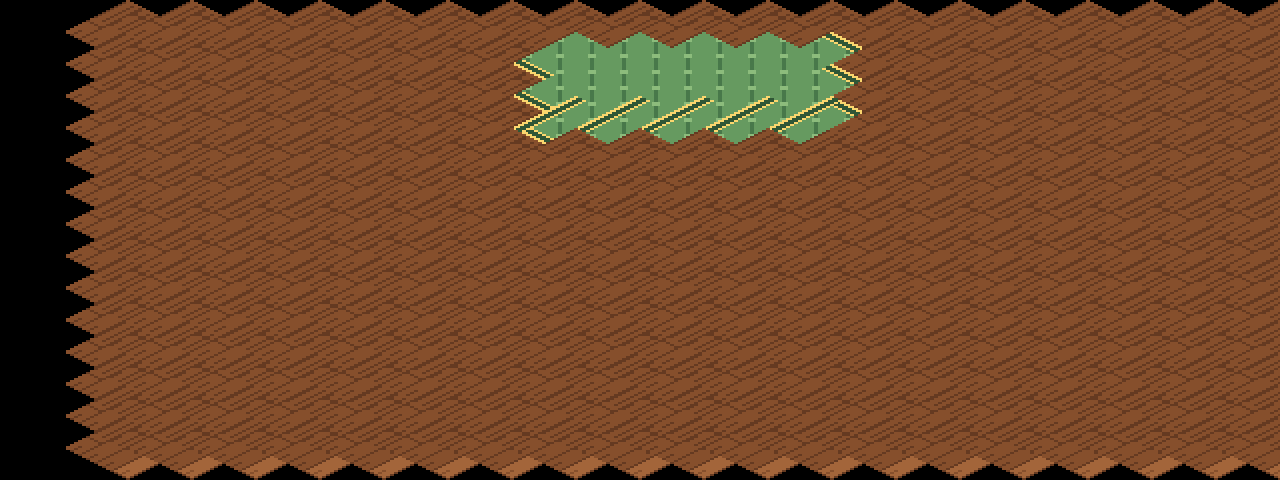

Tiled map render using the project's own tile images. Description and the whole map definition, tile-layer contents included, below:
An orthogonal 20x15 tile map with 64x32 px tiles, 1 tile layer (suelo).

<map version="1.10" orientation="orthogonal" renderorder="right-down" width="20" height="15" tilewidth="64" tileheight="32" infinite="0" nextlayerid="2" nextobjectid="1">
 <tileset firstgid="1" name="terreno_mundo" tilewidth="128" tileheight="64" tilecount="203" columns="8">
  <image source="../textures/../textures/terreno_mundo.png" width="1024" height="1664" />
 </tileset>
 <layer id="1" name="suelo" width="20" height="15">
  <data encoding="csv">
0,0,0,0,0,0,0,0,0,0,0,0,0,0,0,0,0,0,0,0,
0,158,158,158,158,158,158,158,158,158,158,158,158,158,158,158,158,158,158,158,
0,158,158,158,158,158,158,158,193,191,191,191,195,158,158,158,158,158,158,158,
0,158,158,158,158,158,158,158,189,188,188,188,190,158,158,158,158,158,158,158,
0,158,158,158,158,158,158,158,194,192,192,192,196,158,158,158,158,158,158,158,
0,158,158,158,158,158,158,158,158,158,158,158,158,158,158,158,158,158,158,158,
0,158,158,158,158,158,158,158,158,158,158,158,158,158,158,158,158,158,158,158,
0,158,158,158,158,158,158,158,158,158,158,158,158,158,158,158,158,158,158,158,
0,158,158,158,158,158,158,158,158,158,158,158,158,158,158,158,158,158,158,158,
0,158,158,158,158,158,158,158,158,158,158,158,158,158,158,158,158,158,158,158,
0,158,158,158,158,158,158,158,158,158,158,158,158,158,158,158,158,158,158,158,
0,158,158,158,158,158,158,158,158,158,158,158,158,158,158,158,158,158,158,158,
0,158,158,158,158,158,158,158,158,158,158,158,158,158,158,158,158,158,158,158,
0,158,158,158,158,158,158,158,158,158,158,158,158,158,158,158,158,158,158,158,
0,158,158,158,158,158,158,158,158,158,158,158,158,158,158,158,158,158,158,158
</data>
 </layer>
</map>
